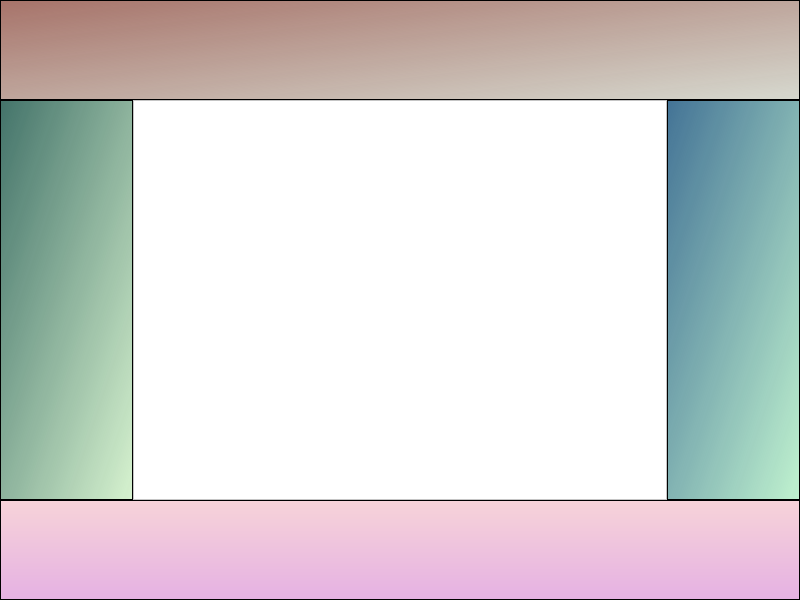
<?xml version="1.0" encoding="UTF-8"?>
<ui version="4.0">
 <class>Widget</class>
 <widget class="QWidget" name="Widget">
  <property name="geometry">
   <rect>
    <x>0</x>
    <y>0</y>
    <width>800</width>
    <height>600</height>
   </rect>
  </property>
  <property name="windowTitle">
   <string>Widget</string>
  </property>
  <layout class="QVBoxLayout" name="verticalLayout" stretch="1,4,1">
   <property name="spacing">
    <number>0</number>
   </property>
   <property name="leftMargin">
    <number>0</number>
   </property>
   <property name="topMargin">
    <number>0</number>
   </property>
   <property name="rightMargin">
    <number>0</number>
   </property>
   <property name="bottomMargin">
    <number>0</number>
   </property>
   <item>
    <widget class="QFrame" name="frameTop">
     <property name="styleSheet">
      <string notr="true">#frameTop{
	background-color: qlineargradient(spread:pad, x1:0, y1:0, x2:1, y2:1, stop:0 rgba(147, 81, 69, 200), stop:1 rgba(113, 126, 76, 50));
}</string>
     </property>
     <property name="frameShape">
      <enum>QFrame::StyledPanel</enum>
     </property>
     <property name="frameShadow">
      <enum>QFrame::Raised</enum>
     </property>
    </widget>
   </item>
   <item>
    <layout class="QHBoxLayout" name="horizontalLayout" stretch="1,4,1">
     <property name="spacing">
      <number>0</number>
     </property>
     <item>
      <widget class="QFrame" name="frameLeft">
       <property name="styleSheet">
        <string notr="true">#frameLeft{
	background-color: qlineargradient(spread:pad, x1:0, y1:0, x2:1, y2:1, stop:0 rgba(20, 81, 69, 200), stop:1 rgba(113, 255, 76, 50));
}</string>
       </property>
       <property name="frameShape">
        <enum>QFrame::StyledPanel</enum>
       </property>
       <property name="frameShadow">
        <enum>QFrame::Raised</enum>
       </property>
      </widget>
     </item>
     <item>
      <widget class="QFrame" name="frameMidle">
       <property name="styleSheet">
        <string notr="true">#frameMidle{
background-color:white;
}</string>
       </property>
       <property name="frameShape">
        <enum>QFrame::StyledPanel</enum>
       </property>
       <property name="frameShadow">
        <enum>QFrame::Raised</enum>
       </property>
      </widget>
     </item>
     <item>
      <widget class="QFrame" name="frameRight">
       <property name="styleSheet">
        <string notr="true">#frameRight{
	background-color: qlineargradient(spread:pad, x1:0, y1:0, x2:1, y2:1, stop:0 rgba(20, 81, 125, 200), stop:1 rgba(0, 255, 76, 50));
}</string>
       </property>
       <property name="frameShape">
        <enum>QFrame::StyledPanel</enum>
       </property>
       <property name="frameShadow">
        <enum>QFrame::Raised</enum>
       </property>
      </widget>
     </item>
    </layout>
   </item>
   <item>
    <widget class="QFrame" name="frameBottom">
     <property name="styleSheet">
      <string notr="true">#frameBottom{
	background-color: qlineargradient(spread:pad, x1:0.5, y1:0, x2:0.5, y2:1, stop:0 rgba(255,182,193, 125), stop:1 rgba(218,112,214, 125));
}</string>
     </property>
     <property name="frameShape">
      <enum>QFrame::StyledPanel</enum>
     </property>
     <property name="frameShadow">
      <enum>QFrame::Raised</enum>
     </property>
    </widget>
   </item>
  </layout>
 </widget>
 <resources/>
 <connections/>
</ui>
